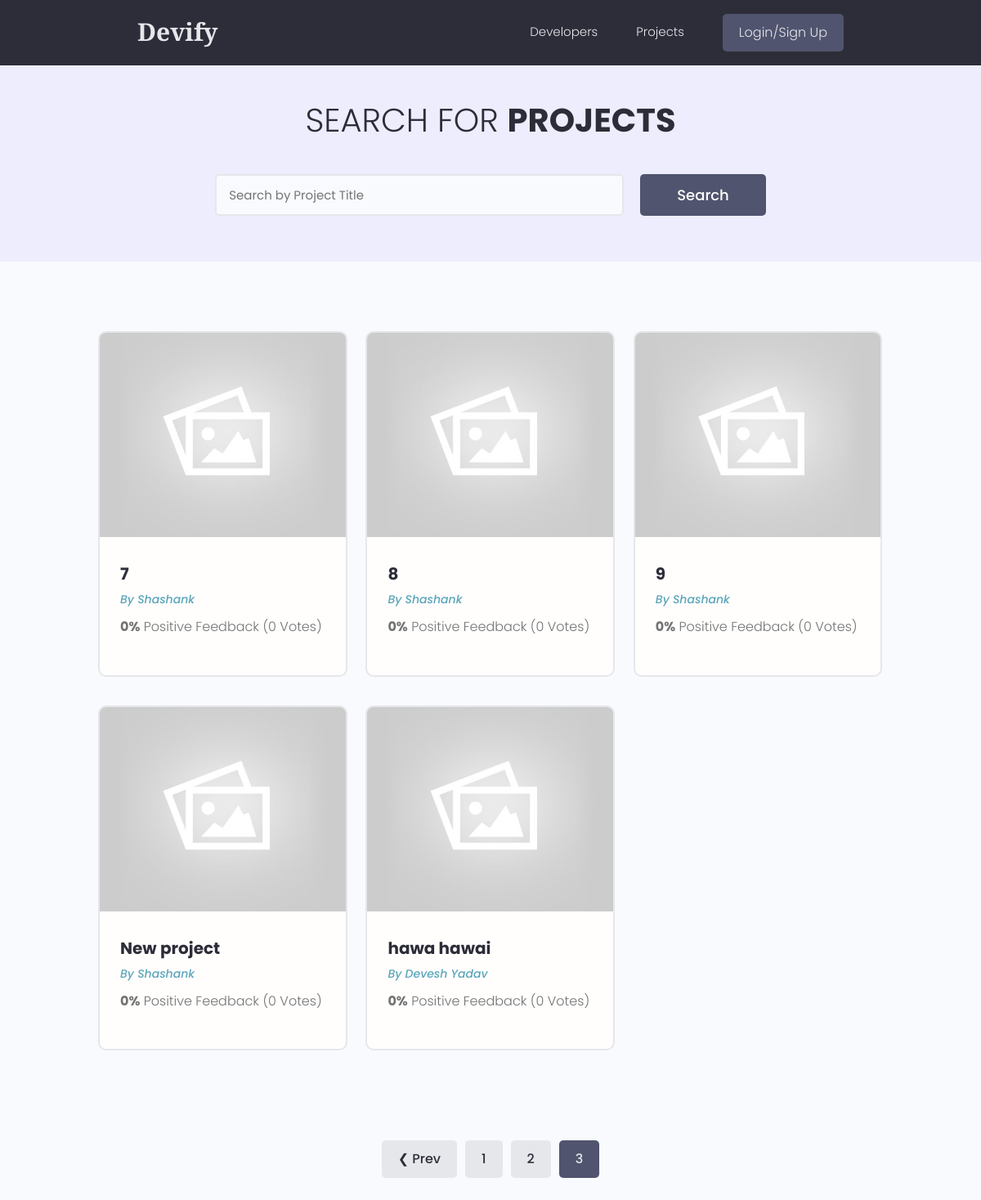
Page /projects/?page=3 on the earlier database version.
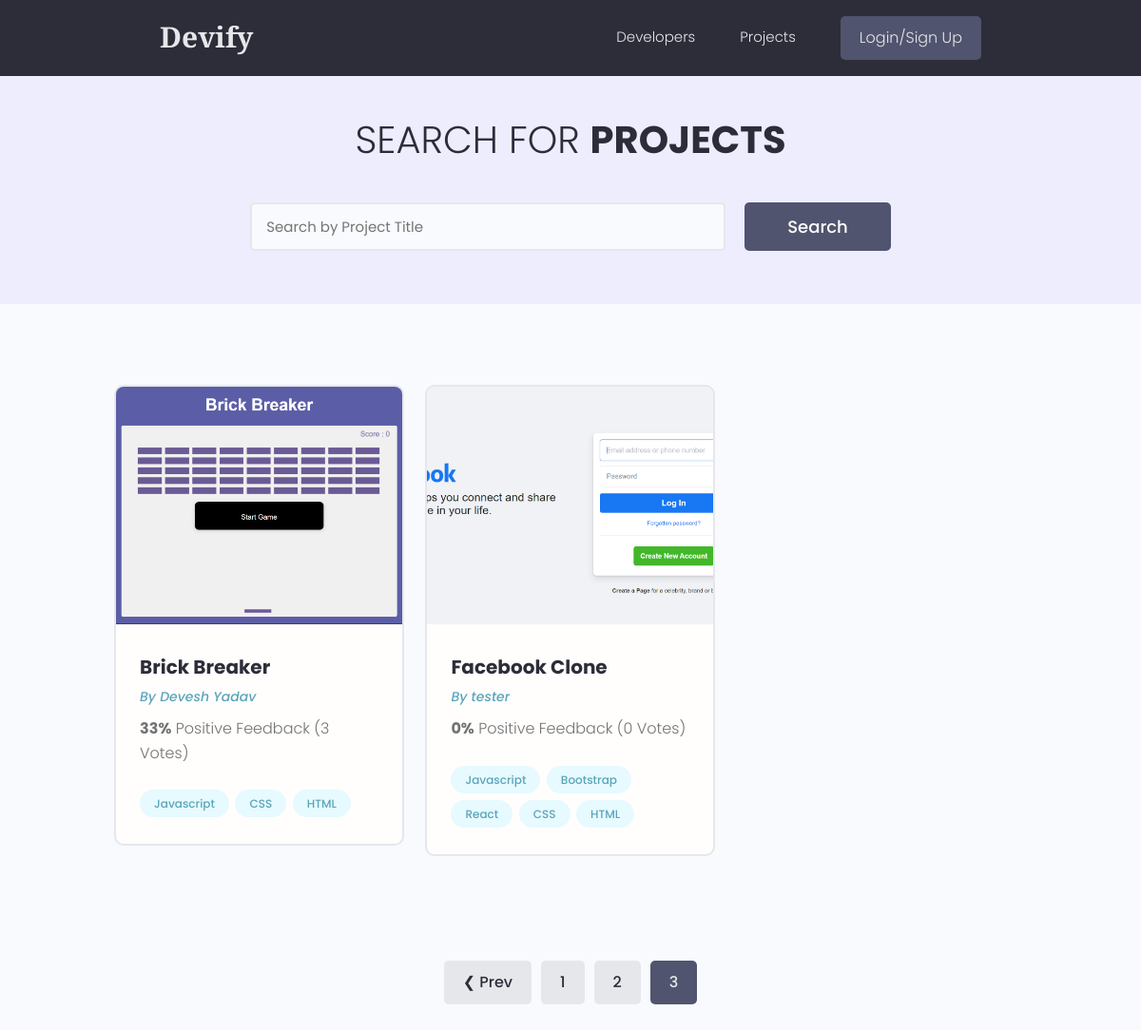
Same page on the later database version.
### projects/models.py (models this page shows, shortened)
class Project(models.Model):
    owner = models.ForeignKey(Profile, null=True, blank=True,on_delete=models.CASCADE)
    title = models.CharField(max_length=200)
    description = models.TextField(null=True, blank=True)
    featured_image = models.ImageField(null=True, blank=True,default="default.jpg")
    demo_link = models.CharField(max_length=2000, null=True, blank=True)
    source_link = models.CharField(max_length=2000, null=True, blank=True)
    tags = models.ManyToManyField('Tag',blank=True)
    vote_total = models.IntegerField(default=0,null=True,blank=True)
    vote_ratio = models.IntegerField(default=0,null=True,blank=True)
    created = models.DateTimeField(auto_now_add=True)
    id = models.UUIDField(default=uuid.uuid4, unique=True , primary_key=True, editable=False)
    class Meta:
        ordering = ['-vote_ratio','-vote_total','title','-created']
    @property
    def imageURL(self):
        try:
            url = self.featured_image.url
        except:
            url = ''
        return url

class Tag(models.Model):
    name = models.CharField(max_length=200)
    created = models.DateTimeField(auto_now_add=True)
    id = models.UUIDField(default=uuid.uuid4, unique=True , primary_key=True, editable=False)
    def __str__(self):
        return self.name

### users/models.py (models this page shows, shortened)
class Profile(models.Model):
    user = models.OneToOneField(User, on_delete=models.CASCADE , null=True, blank=True)
    name = models.CharField(max_length=200, blank=True, null=True)
    email = models.EmailField(max_length=500,blank=True,null=True)
    username = models.CharField(max_length=200, blank=True, null=True)
    location = models.CharField(max_length=200, blank=True, null=True)
    short_intro = models.CharField(max_length=2000,blank=True,null=True)
    bio = models.TextField(blank=True, null=True)
    profile_image = models.ImageField(blank=True, null=True, upload_to = 'profiles/',default='profiles/user-default.png')
    social_github = models.CharField(max_length=200, blank=True, null=True)
    social_twitter = models.CharField(max_length=200, blank=True, null=True)
    social_linkedin = models.CharField(max_length=200, blank=True, null=True)
    social_youtube = models.CharField(max_length=200, blank=True, null=True)
    social_website = models.CharField(max_length=200, blank=True, null=True)
    created = models.DateTimeField(auto_now_add=True)
    id = models.UUIDField(default=uuid.uuid4, unique=True , primary_key=True, editable=False)
    class Meta:
        ordering = ['name','-created']

### projects/views.py (the view)
# urls.py: path('projects/', views.getProjects),
def projects(request):
    projects,search_query = searchProjects(request)
    custom_range, projects = paginateProjects(request, projects,6)
    context = {'projects':projects,'search_query':search_query,'custom_range':custom_range}
    return render(request,'projects/projects.html',context)

### projects/utils.py (called while the page is built)
def paginateProjects(request,projects,results):
    page = request.GET.get('page')
    paginator = Paginator(projects,results)
    try :
        projects = paginator.page(page)
    except PageNotAnInteger:
        page = 1
        projects = paginator.page(page)
    except EmptyPage:
        page = paginator.num_pages
        projects = paginator.page(page)
    leftIndex = (int(page)-4)
    if leftIndex < 1:
        leftIndex = 1
    rightIndex = (int(page)+5)
    if rightIndex > paginator.num_pages:
        rightIndex = paginator.num_pages + 1
    custom_range = range(leftIndex,rightIndex)
    return custom_range, projects

def searchProjects(request):
    search_query = ''
    if request.GET.get('search_query'):
        search_query = request.GET.get('search_query')
    tags = Tag.objects.filter(name__icontains= search_query)
    projects = Project.objects.distinct().filter(
        Q(title__icontains = search_query) |
        Q(description__icontains = search_query) |
        Q(owner__name__icontains = search_query) |
        Q(tags__in=tags)
    )
    return projects,search_query

### projects/templates/projects/projects.html (shortened to what this page needs)
{% extends 'main.html' %}
{% block content %}
<main class="projects">
  <section class="hero-section text-center">
    <div class="container container--narrow">
      <div class="hero-section__box">
        <h2>Search for <span>Projects</span></h2>
      </div>
      <div class="hero-section__search">
        <form id="searchForm" class="form" action="{% url 'projects' %}" method="get">
          <div class="form__field">
            <input class="input input--text" id="formInput#search" type="text" name="search_query"
              placeholder="Search by Project Title" value="{{search_query}}" />
          </div>
          <input class="btn btn--sub btn--lg" type="submit" value="Search" />
        </form>
      </div>
    </div>
  </section>
  <section class="projectsList">
    <div class="container">
      <div class="grid grid--three">
        {% for project in projects %}
        <div class="column">
          <div class="card project">
            <a href="{% url 'project' project.id %}" class="project">
              <img class="project__thumbnail" src="{{ project.imageURL }}" alt="project thumbnail" />
              <div class="card__body">
                <h3 class="project__title">{{project.title}}</h3>
                <p><a class="project__author" href="{% url 'user-profile' project.owner.id %}">By
                    {{project.owner.name}}</a></p>
                <p class="project--rating">
                  <span style="font-weight: bold;">{{project.vote_ratio}}%</span> Positive
                  Feedback ({{project.vote_total}} Vote{{project.vote_total|pluralize:"s"}})
                </p>
                <div class="project__tags">
                  {% for tag in project.tags.all %}
                  <span class="tag tag--pill tag--main">
                    <small>{{tag}}</small>
                  </span>
                  {% endfor %}
                </div>
              </div>
            </a>
          </div>
        </div>
        {% endfor %}
      </div>
    </div>
  </section>
  {% include 'pagination.html' with queryset=projects custom_range=custom_range %}
</main>
{% endblock content %}

Differences in the rows shown:
removed Project: imageURL (placeholder picture), title "7", owner.name "Shashank", vote_ratio "0", vote_total "0"
removed Project: imageURL (placeholder picture), title "8", owner.name "Shashank", vote_ratio "0", vote_total "0"
removed Project: imageURL (placeholder picture), title "9", owner.name "Shashank", vote_ratio "0", vote_total "0"
removed Project: imageURL (placeholder picture), title "New project", owner.name "Shashank", vote_ratio "0", vote_total "0"
removed Project: imageURL (placeholder picture), title "hawa hawai", owner.name "Devesh Yadav", vote_ratio "0", vote_total "0"
added Project: imageURL (picture), title "Brick Breaker", owner.name "Devesh Yadav", vote_ratio "33", vote_total "3"
now on this page (row unchanged): Tag: name "Javascript"
added Tag: name "CSS"
added Tag: name "HTML"
added Project: imageURL (picture), title "Facebook Clone", owner.name "tester", vote_ratio "0", vote_total "0"
added Tag: name "Bootstrap", shown under "Facebook Clone"
now on this page (row unchanged): Tag: name "React", shown under "Facebook Clone"
